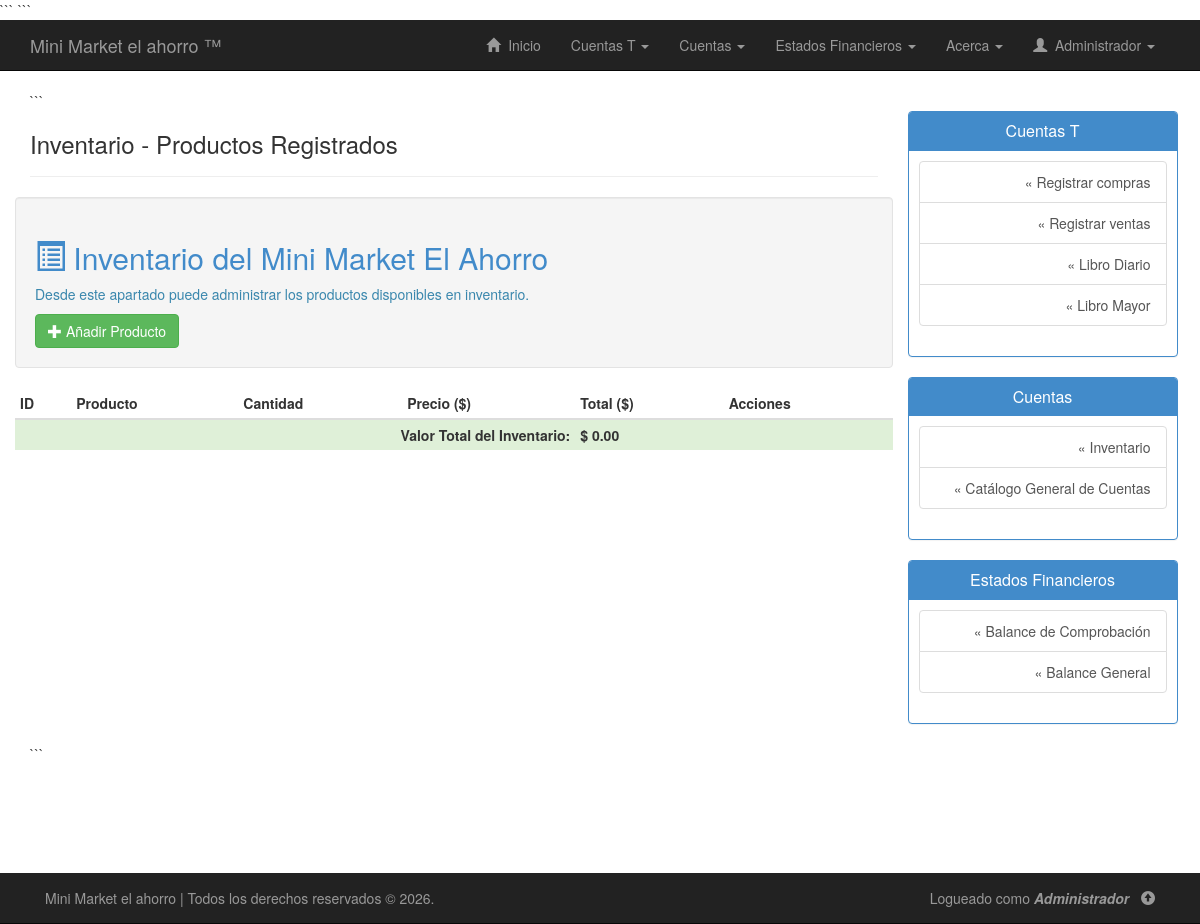
Page /php/inventario.php (signed in) on the earlier database version.
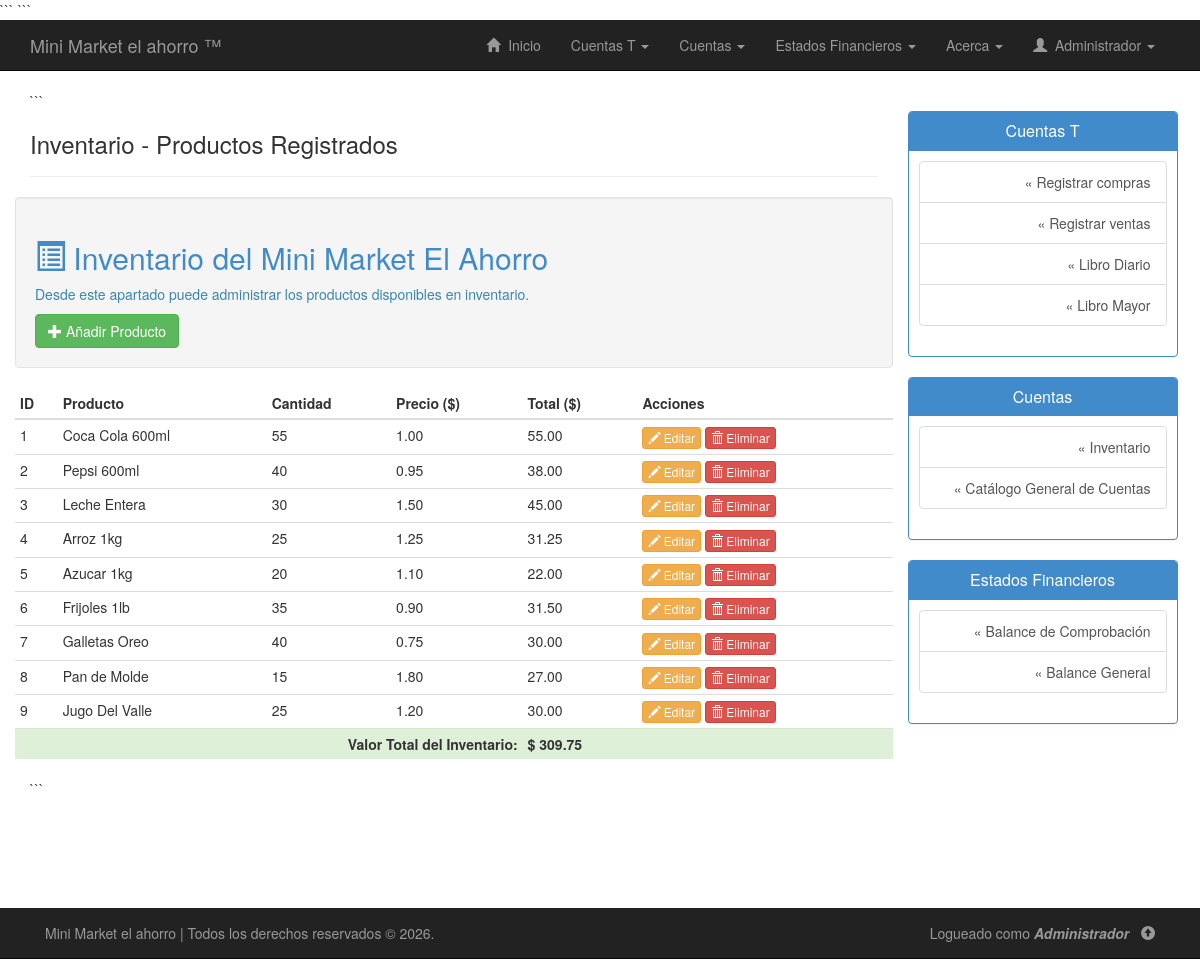
Same page on the later database version.
### tables this page shows
CREATE TABLE `inventario` (
  `id_inventario` int(10) NOT NULL,
  `nombre` varchar(100) NOT NULL,
  `cantidad` int(6) NOT NULL,
  `precio` decimal(8,2) NOT NULL
);

### php/inventario.php (the view, shortened to what this page needs)
<?php
include("conexion.php");
$consultaTotal = "
SELECT SUM(cantidad * precio) AS total
FROM inventario
";
$resultadoTotal = $conexion->query($consultaTotal);
$filaTotal = $resultadoTotal->fetch_assoc();
$totalInventario = $filaTotal['total'];
if($totalInventario == NULL){
    $totalInventario = 0;
}
$actualizarCuenta = "
UPDATE cuentas
SET saldo_debe = '$totalInventario'
WHERE nombre_cuenta = 'Inventario de mercadería'
";
$conexion->query($actualizarCuenta);
?>
<!DOCTYPE html>
<html lang="es">
<head>
    <link rel="stylesheet" type="text/css" href="../css/bootstrap.min.css"/>
    <link rel="stylesheet" type="text/css" href="../css/estilos.css"/>
```
</head>
<body>
<?php include("nav.php"); ?>
<div class="container" id="contenido">
```
<div class="row row-offcanvas row-offcanvas-right">
    <div class="col-xs-12 col-sm-9">
        <div class="page-header">
            <h3>Inventario - Productos Registrados</h3>
        </div>
        <div class="row">
            <div class="col-lg-12 well">
                <h2 class="text-primary">
                    <span class="glyphicon glyphicon-list-alt"></span>
                    Inventario del Mini Market El Ahorro
                </h2>
                <p class="text-info">
                    Desde este apartado puede administrar los productos disponibles en inventario.
                </p>
                <a href="agregar-producto.php" class="btn btn-success">
                    <span class="glyphicon glyphicon-plus"></span>
                    Añadir Producto
                </a>
            </div>
            <?php
            $consulta = "SELECT * FROM Inventario";
            $ejecutar_consulta = $conexion->query($consulta);
            $totalInventario = 0;
            ?>
            <table class="table table-hover table-condensed">
                <thead>
                    <tr>
                        <th>ID</th>
                        <th>Producto</th>
                        <th>Cantidad</th>
                        <th>Precio ($)</th>
                        <th>Total ($)</th>
                        <th>Acciones</th>
                    </tr>
                </thead>
                <tbody>
                <?php
                while($registro = $ejecutar_consulta->fetch_assoc())
                {
                    $totalProducto = $registro['cantidad'] * $registro['precio'];
                    $totalInventario += $totalProducto;
                    echo "<tr>";
                    echo "<td>".$registro['id_inventario']."</td>";
                    echo "<td>".$registro['nombre']."</td>";
                    echo "<td>".$registro['cantidad']."</td>";
                    echo "<td>".number_format($registro['precio'],2)."</td>";
                    echo "<td>".number_format($totalProducto,2)."</td>";
                    echo "<td>";
                    echo "<a href='editar-producto.php?id=".$registro['id_inventario']."' class='btn btn-warning btn-xs'>";
                    echo "<span class='glyphicon glyphicon-pencil'></span> Editar";
                    echo "</a> ";
                    echo "<a href='eliminar-producto.php?id=".$registro['id_inventario']."' class='btn btn-danger btn-xs' onclick=\"return confirm('¿Desea eliminar este producto?');\">";
                    echo "<span class='glyphicon glyphicon-trash'></span> Eliminar";
                    echo "</a>";
                    echo "</td>";
                    echo "</tr>";
                }
                ?>
                </tbody>
                <tfoot>
                    <tr class="success">
                        <th colspan="4" style="text-align:right">
                            Valor Total del Inventario:
                        </th>
                        <th>
                            $ <?php echo number_format($totalInventario,2); ?>
                        </th>
                        <th></th>
                    </tr>
                </tfoot>
            </table>
        </div>
    </div>
    <?php include("sidebar.php"); ?>
</div>
```
</div>
<?php include("footer.php"); ?>
</body>
</html>

### php/nav.php (shortened to what this page needs)
<div class="navbar navbar-inverse navbar-static-top">
	<div class="container">
		<a href="home.php" class="navbar-brand">Mini Market el ahorro &#0153;</a>
		<div class="collapse navbar-collapse navHeaderCollapse">
			<ul class="nav navbar-nav navbar-right">
				<li><a href="home.php"><span class="glyphicon glyphicon-home"></span> &nbsp;Inicio</a></li>
				<li class="dropdown">
					<a href="#" class="dropdown-toggle" data-toggle="dropdown">Cuentas T <b class="caret"></b></a>
				</li>
				<li class="dropdown">
					<a href="#" class="dropdown-toggle" data-toggle="dropdown">Cuentas <b class="caret"></b></a>
				</li>
				<li class="dropdown">
					<a href="#" class="dropdown-toggle" data-toggle="dropdown">Estados Financieros <b class="caret"></b></a>
				</li>
				<li class="dropdown">
					<a href="#" class="dropdown-toggle" data-toggle="dropdown">Acerca <b class="caret"></b></a>
				</li>
				<li class="dropdown">
					<a href="#" class="dropdown-toggle" data-toggle="dropdown" style="text-transform:capitalize">
						<span class="glyphicon glyphicon-user"></span> &nbsp;<?php echo $_SESSION['usuario']; ?>
						<b class="caret"></b>
					</a>
				</li>
			</ul>
		</div>
	</div>
</div>

### php/sidebar.php (shortened to what this page needs)
<div class="row">
	<div class="col-sm-3">
		<div class="panel panel-primary">
			<div class="panel-heading">
				<h3 class="panel-title text-center">Cuentas T</h3>
			</div>
			<div class="panel-body" id="sb">
				<div class="list-group text-right">
					<a href="asiento-general.php" class="list-group-item">&#0171; Registrar compras</a>
					<a href="asiento-simple.php" class="list-group-item">&#0171; Registrar ventas</a>
					<a href="diario.php" class="list-group-item">&#0171; Libro Diario</a>
					<a href="mayor.php" class="list-group-item">&#0171; Libro Mayor</a>
				</div>
			</div>
		</div>
		<div class="panel panel-primary">
			<div class="panel-heading">
				<h3 class="panel-title text-center">Cuentas</h3>
			</div>
			<div class="panel-body" id="sb">
				<div class="list-group text-right">
                    <a href="inventario.php" class="list-group-item">&#0171; Inventario</a>
					<a href="catalogo-cuentas.php" class="list-group-item">&#0171; Catálogo General de Cuentas</a>
				</div>
			</div>
		</div>
		<div class="panel panel-primary">
			<div class="panel-heading">
				<h3 class="panel-title text-center">Estados Financieros</h3>
			</div>
			<div class="panel-body" id="sb">
				<div class="list-group text-right">
					<a href="balance-comprobacion.php" class="list-group-item">&#0171; Balance de Comprobación</a>
					<a href="balance-general.php" class="list-group-item">&#0171; Balance General</a>
				</div>
			</div>
		</div>
	</div>
</div>

### php/footer.php (shortened to what this page needs)
<div class="navbar navbar-inverse navbar-fixed-bottom" id="footer">
	<div class="container">
		<p class="navbar-text pull-left">
			Mini Market el ahorro | Todos los derechos reservados &copy; 2026.
		</p>
		<p class="navbar-text pull-right">
			Logueado como <em><strong style="text-transform:capitalize"><?php echo $_SESSION["usuario"]; ?></strong></em>&nbsp;&nbsp;
			<a href="#" class="navbar-link" title="Volver arriba"><span class="glyphicon glyphicon-circle-arrow-up"></span></a>
		</p>
	</div>
</div>

### css/estilos.css (style rules this page uses)
body { background: #fff; margin-bottom: 80px; }
.page-header { margin-top: 0; }
.panel-body { padding-top: 0; }
#contenido { padding-bottom: 80px; }
#footer { margin-bottom: 0px; }
#sb { padding:10px; }
table { background: #FFF; }
a { -ms-transition: all 0.25s ease-in; -moz-transition: all 0.25s ease-in; -o-transition: all 0.25s ease-in; -webkit-transition: all 0.25s ease-in; transition: all 0.25s ease-in; }

Differences in the rows shown:
added inventario: id_inventario "1", nombre "Coca Cola 600ml", cantidad "55", precio "1.00", totalProducto "55.00"
added inventario: id_inventario "2", nombre "Pepsi 600ml", cantidad "40", precio "0.95", totalProducto "38.00"
added inventario: id_inventario "3", nombre "Leche Entera", cantidad "30", precio "1.50", totalProducto "45.00"
added inventario: id_inventario "4", nombre "Arroz 1kg", cantidad "25", precio "1.25", totalProducto "31.25"
added inventario: id_inventario "5", nombre "Azucar 1kg", cantidad "20", precio "1.10", totalProducto "22.00"
added inventario: id_inventario "6", nombre "Frijoles 1lb", cantidad "35", precio "0.90", totalProducto "31.50"
added inventario: id_inventario "7", nombre "Galletas Oreo", cantidad "40", precio "0.75", totalProducto "30.00"
added inventario: id_inventario "8", nombre "Pan de Molde", cantidad "15", precio "1.80", totalProducto "27.00"
added inventario: id_inventario "9", nombre "Jugo Del Valle", cantidad "25", precio "1.20", totalProducto "30.00"
Other differences:
$totalInventario: "0.00" → "309.75"
